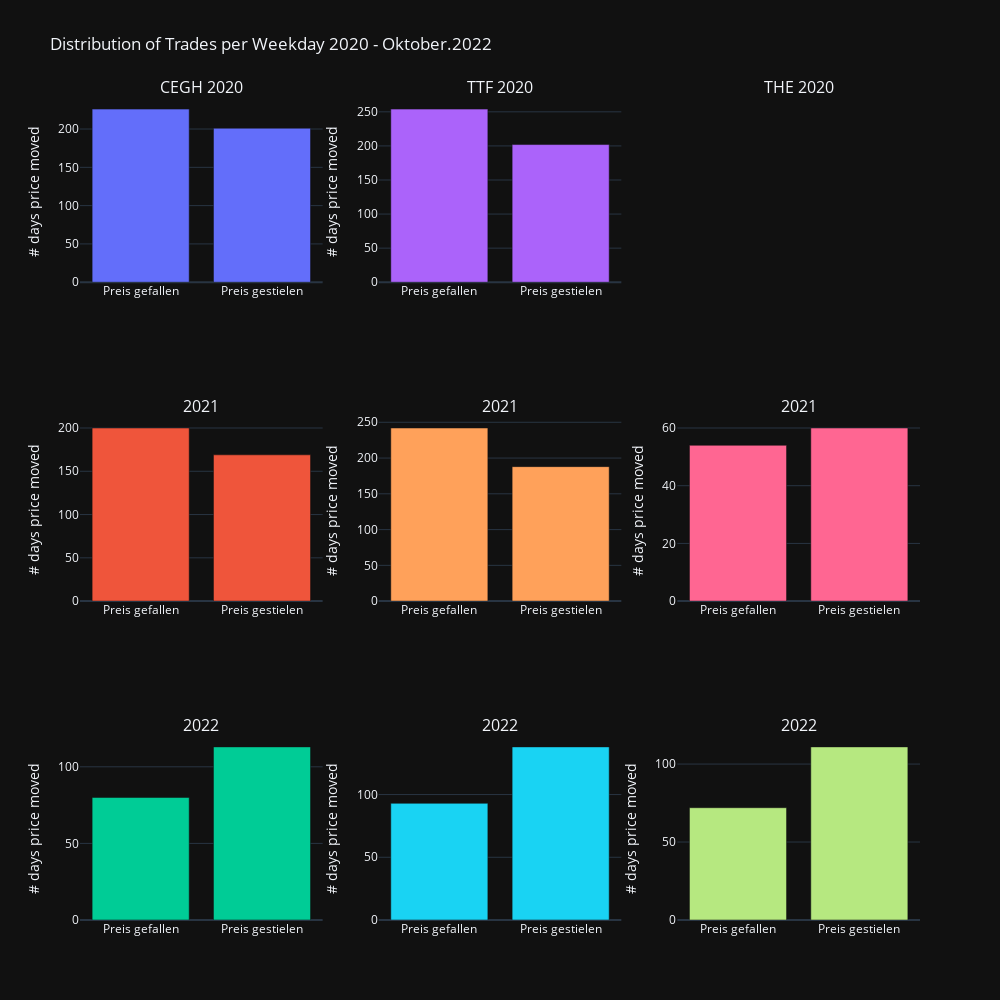

The notebook cell saved with this chart:
### Markdown cell above
Suprisingsly weekend products seem to be more stable. (Samler Pricerange) Suggesting that longer times are either not seen as risk (weekendproducts a delivered over a 2 Day priode; GND1 over 1) or not adequatly priced in. Probably the first one

### Code cell
# Make barplots to see how often prices fell and how often they rose thoughout the day.

fig = make_subplots(rows=3, cols=3,
                    #specs=[[{}, {}],
                    #[{"colspan": 1}, None]],
                    subplot_titles=("CEGH 2020","TTF 2020","THE 2020", "2021","2021","2021","2022","2022","2022"))

fig.add_trace(
    go.Bar( x=['Preis gefallen','Preis gestielen'],
            y= [len(cegh_2020[(cegh_2020['Tilt'] <= 0 )]), len(cegh_2020[(cegh_2020['Tilt'] > 0 )])],
            ),
    row=1, col=1
)
fig.add_trace(
    go.Bar( x=['Preis gefallen','Preis gestielen'],
            y= [len(cegh_2021[(cegh_2021['Tilt'] <= 0 )]), len(cegh_2021[(cegh_2021['Tilt'] > 0 )])],
            ),
    row=2, col=1
)
fig.add_trace(
    go.Bar( x=['Preis gefallen','Preis gestielen'],
            y= [len(cegh_2022[(cegh_2022['Tilt'] <= 0 )]), len(cegh_2022[(cegh_2022['Tilt'] > 0 )])],
            ),
    row=3, col=1
)

fig.add_trace(
    go.Bar( x=['Preis gefallen','Preis gestielen'],
            y= [len(ttf_2020[(ttf_2020['Tilt'] <= 0 )]), len(ttf_2020[(ttf_2020['Tilt'] > 0 )])],
            ),
    row=1, col=2
)
fig.add_trace(
    go.Bar( x=['Preis gefallen','Preis gestielen'],
            y= [len(ttf_2021[(ttf_2021['Tilt'] <= 0 )]), len(ttf_2021[(ttf_2021['Tilt'] > 0 )])],
            ),
    row=2, col=2
)
fig.add_trace(
    go.Bar( x=['Preis gefallen','Preis gestielen'],
            y= [len(ttf_2022[(ttf_2022['Tilt'] <= 0 )]), len(ttf_2022[(ttf_2022['Tilt'] > 0 )])],
            ),
    row=3, col=2
)


fig.add_trace(
    go.Bar( x=['Preis gefallen','Preis gestielen'],
            y= [len(the_2021[(the_2021['Tilt'] <= 0 )]), len(the_2021[(the_2021['Tilt'] > 0 )])],
            ),
    row=2, col=3
)
fig.add_trace(
    go.Bar( x=['Preis gefallen','Preis gestielen'],
            y= [len(the_2022[(the_2022['Tilt'] <= 0 )]), len(the_2022[(the_2022['Tilt'] > 0 )])],
            ),
    row=3, col=3
)
fig.update_layout(
    autosize=False,
    width=1000,
    height=1000,
    showlegend=False,
    title_text="Distribution of Trades per Weekday 2020 - Oktober.2022")

#name the first axis
fig['layout']['yaxis']['title']='# days price moved'
#name the others starting with 2
for i in range(2,10):
    fig['layout'][f'yaxis{i}']['title']='# days price moved'

fig.show()

### Figure 1 — Plotly figure (JSON) as saved in the notebook; plotly's stock layout.template omitted (floating-point values rounded to 4 significant figures)
{"data": [{"x": ["Preis gefallen", "Preis gestielen"], "y": [226, 201], "type": "bar", "xaxis": "x", "yaxis": "y"}, {"x": ["Preis gefallen", "Preis gestielen"], "y": [200, 169], "type": "bar", "xaxis": "x4", "yaxis": "y4"}, {"x": ["Preis gefallen", "Preis gestielen"], "y": [80, 113], "type": "bar", "xaxis": "x7", "yaxis": "y7"}, {"x": ["Preis gefallen", "Preis gestielen"], "y": [254, 202], "type": "bar", "xaxis": "x2", "yaxis": "y2"}, {"x": ["Preis gefallen", "Preis gestielen"], "y": [242, 188], "type": "bar", "xaxis": "x5", "yaxis": "y5"}, {"x": ["Preis gefallen", "Preis gestielen"], "y": [93, 138], "type": "bar", "xaxis": "x8", "yaxis": "y8"}, {"x": ["Preis gefallen", "Preis gestielen"], "y": [54, 60], "type": "bar", "xaxis": "x6", "yaxis": "y6"}, {"x": ["Preis gefallen", "Preis gestielen"], "y": [72, 111], "type": "bar", "xaxis": "x9", "yaxis": "y9"}], "layout": {"xaxis": {"anchor": "y", "domain": [0.0, 0.2889]}, "yaxis": {"anchor": "x", "domain": [0.7778, 1.0], "title": {"text": "# days price moved"}}, "xaxis2": {"anchor": "y2", "domain": [0.3556, 0.6444]}, "yaxis2": {"anchor": "x2", "domain": [0.7778, 1.0], "title": {"text": "# days price moved"}}, "xaxis3": {"anchor": "y3", "domain": [0.7111, 1.0]}, "yaxis3": {"anchor": "x3", "domain": [0.7778, 1.0], "title": {"text": "# days price moved"}}, "xaxis4": {"anchor": "y4", "domain": [0.0, 0.2889]}, "yaxis4": {"anchor": "x4", "domain": [0.3889, 0.6111], "title": {"text": "# days price moved"}}, "xaxis5": {"anchor": "y5", "domain": [0.3556, 0.6444]}, "yaxis5": {"anchor": "x5", "domain": [0.3889, 0.6111], "title": {"text": "# days price moved"}}, "xaxis6": {"anchor": "y6", "domain": [0.7111, 1.0]}, "yaxis6": {"anchor": "x6", "domain": [0.3889, 0.6111], "title": {"text": "# days price moved"}}, "xaxis7": {"anchor": "y7", "domain": [0.0, 0.2889]}, "yaxis7": {"anchor": "x7", "domain": [0.0, 0.2222], "title": {"text": "# days price moved"}}, "xaxis8": {"anchor": "y8", "domain": [0.3556, 0.6444]}, "yaxis8": {"anchor": "x8", "domain": [0.0, 0.2222], "title": {"text": "# days price moved"}}, "xaxis9": {"anchor": "y9", "domain": [0.7111, 1.0]}, "yaxis9": {"anchor": "x9", "domain": [0.0, 0.2222], "title": {"text": "# days price moved"}}, "annotations": [{"font": {"size": 16}, "showarrow": false, "text": "CEGH 2020", "x": 0.1444, "xanchor": "center", "xref": "paper", "y": 1.0, "yanchor": "bottom", "yref": "paper"}, {"font": {"size": 16}, "showarrow": false, "text": "TTF 2020", "x": 0.5, "xanchor": "center", "xref": "paper", "y": 1.0, "yanchor": "bottom", "yref": "paper"}, {"font": {"size": 16}, "showarrow": false, "text": "THE 2020", "x": 0.8556, "xanchor": "center", "xref": "paper", "y": 1.0, "yanchor": "bottom", "yref": "paper"}, {"font": {"size": 16}, "showarrow": false, "text": "2021", "x": 0.1444, "xanchor": "center", "xref": "paper", "y": 0.6111, "yanchor": "bottom", "yref": "paper"}, {"font": {"size": 16}, "showarrow": false, "text": "2021", "x": 0.5, "xanchor": "center", "xref": "paper", "y": 0.6111, "yanchor": "bottom", "yref": "paper"}, {"font": {"size": 16}, "showarrow": false, "text": "2021", "x": 0.8556, "xanchor": "center", "xref": "paper", "y": 0.6111, "yanchor": "bottom", "yref": "paper"}, {"font": {"size": 16}, "showarrow": false, "text": "2022", "x": 0.1444, "xanchor": "center", "xref": "paper", "y": 0.2222, "yanchor": "bottom", "yref": "paper"}, {"font": {"size": 16}, "showarrow": false, "text": "2022", "x": 0.5, "xanchor": "center", "xref": "paper", "y": 0.2222, "yanchor": "bottom", "yref": "paper"}, {"font": {"size": 16}, "showarrow": false, "text": "2022", "x": 0.8556, "xanchor": "center", "xref": "paper", "y": 0.2222, "yanchor": "bottom", "yref": "paper"}], "title": {"text": "Distribution of Trades per Weekday 2020 - Oktober.2022"}, "autosize": false, "width": 1000, "height": 1000, "showlegend": false}}
